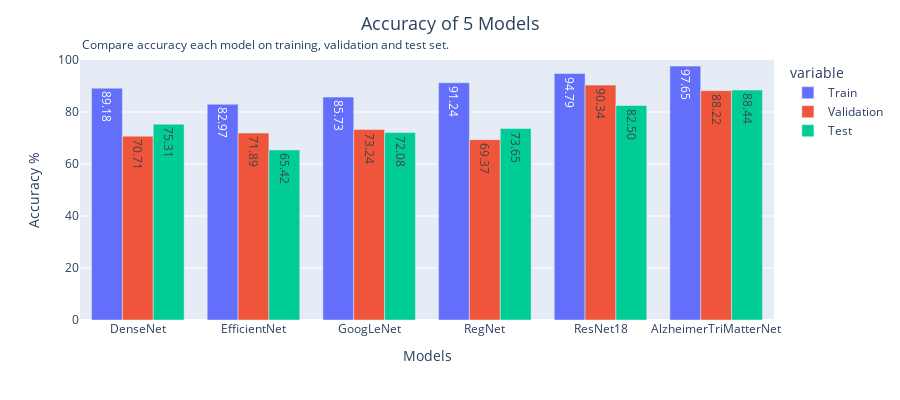

The code cell stored with this chart in its notebook:
### Code cell
import plotly.express as px
import plotly.graph_objects as go

fig = px.bar(plot_result_df, x="index", y="value",
             color='variable', barmode='group',
             height=400,text_auto='.2f')

# Update layout with title and description
fig.update_layout(
    title_text="Accuracy of 5 Models",
    title_x=0.5,  # Center the title
    title_font=dict(size=18),
    xaxis=dict(title='Models'),
    yaxis=dict(title='Accuracy %'),
    annotations=[
        dict(
            text="Compare accuracy each model on training, validation and test set.",
            showarrow=False,
            xref="paper",
            yref="paper",
            x=0,
            y=1.1,
            font=dict(size=12),
        )
    ]
)

fig.update_yaxes(range=[0, 100])

# Show the figure
fig.show()

### Figure 1 — Plotly figure (JSON) as saved in the notebook; plotly's stock layout.template omitted (floating-point values rounded to 4 significant figures)
{"data": [{"alignmentgroup": "True", "hovertemplate": "variable=Train<br>index=%{x}<br>value=%{y}<extra></extra>", "legendgroup": "Train", "marker": {"color": "#636efa", "pattern": {"shape": ""}}, "name": "Train", "offsetgroup": "Train", "orientation": "v", "showlegend": true, "textposition": "auto", "texttemplate": "%{y:.2f}", "type": "bar", "x": ["DenseNet", "EfficientNet", "GoogLeNet", "RegNet", "ResNet18", "AlzheimerTriMatterNet"], "xaxis": "x", "y": [89.18, 82.97, 85.73, 91.24, 94.79, 97.65], "yaxis": "y"}, {"alignmentgroup": "True", "hovertemplate": "variable=Validation<br>index=%{x}<br>value=%{y}<extra></extra>", "legendgroup": "Validation", "marker": {"color": "#EF553B", "pattern": {"shape": ""}}, "name": "Validation", "offsetgroup": "Validation", "orientation": "v", "showlegend": true, "textposition": "auto", "texttemplate": "%{y:.2f}", "type": "bar", "x": ["DenseNet", "EfficientNet", "GoogLeNet", "RegNet", "ResNet18", "AlzheimerTriMatterNet"], "xaxis": "x", "y": [70.71, 71.89, 73.24, 69.37, 90.34, 88.22], "yaxis": "y"}, {"alignmentgroup": "True", "hovertemplate": "variable=Test<br>index=%{x}<br>value=%{y}<extra></extra>", "legendgroup": "Test", "marker": {"color": "#00cc96", "pattern": {"shape": ""}}, "name": "Test", "offsetgroup": "Test", "orientation": "v", "showlegend": true, "textposition": "auto", "texttemplate": "%{y:.2f}", "type": "bar", "x": ["DenseNet", "EfficientNet", "GoogLeNet", "RegNet", "ResNet18", "AlzheimerTriMatterNet"], "xaxis": "x", "y": [75.31, 65.42, 72.08, 73.65, 82.5, 88.44], "yaxis": "y"}], "layout": {"annotations": [{"font": {"size": 12}, "showarrow": false, "text": "Compare accuracy each model on training, validation and test set.", "x": 0, "xref": "paper", "y": 1.1, "yref": "paper"}], "barmode": "group", "height": 400, "legend": {"title": {"text": "variable"}, "tracegroupgap": 0}, "margin": {"t": 60}, "title": {"font": {"size": 18}, "text": "Accuracy of 5 Models", "x": 0.5}, "xaxis": {"anchor": "y", "domain": [0, 1], "title": {"text": "Models"}}, "yaxis": {"anchor": "x", "domain": [0, 1], "range": [0, 100], "title": {"text": "Accuracy %"}}}}
